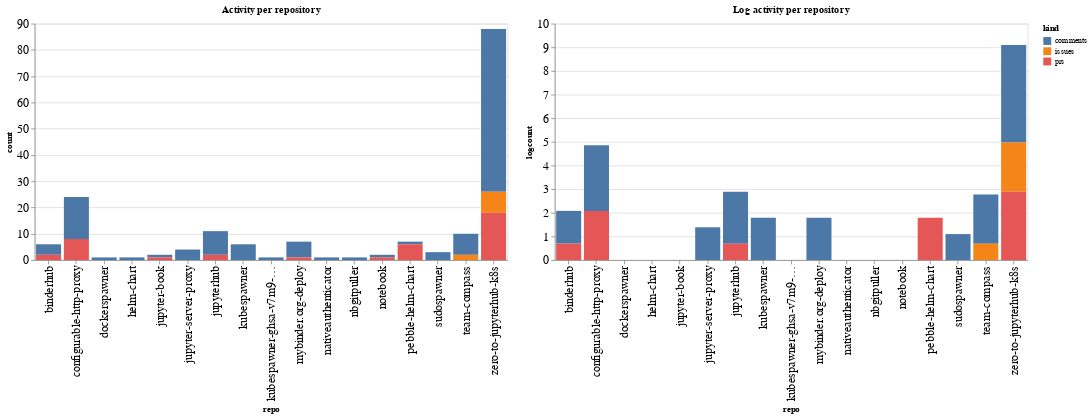

The code cell stored with this chart in its notebook:
### Code cell
ch1 = alt.Chart(repo_summaries, width=600, title="Activity per repository").mark_bar().encode(
    x='repo',
    y='count',
    color='kind',
    tooltip="kind"
)

ch2 = alt.Chart(repo_summaries, width=600, title="Log activity per repository").mark_bar().encode(
    x='repo',
    y='logcount',
    color='kind',
    tooltip="kind"
)

ch1 | ch2

### Figure 1 — Vega-Lite specification as saved in the notebook (floating-point values rounded to 4 significant figures)
{"config": {"axisLeft": {"labelFontSize": 15}, "axisBottom": {"labelFontSize": 15}}, "hconcat": [{"mark": "bar", "encoding": {"color": {"type": "nominal", "field": "kind"}, "tooltip": {"type": "nominal", "field": "kind"}, "x": {"type": "nominal", "field": "repo"}, "y": {"type": "quantitative", "field": "count"}}, "title": "Activity per repository", "width": 600}, {"mark": "bar", "encoding": {"color": {"type": "nominal", "field": "kind"}, "tooltip": {"type": "nominal", "field": "kind"}, "x": {"type": "nominal", "field": "repo"}, "y": {"type": "quantitative", "field": "logcount"}}, "title": "Log activity per repository", "width": 600}], "data": {"name": "data-2e163fa8e4aa47d08a857c93cc41ecf7"}, "$schema": "https://vega.github.io/schema/vega-lite/v4.8.1.json", "datasets": {"data-2e163fa8e4aa47d08a857c93cc41ecf7": [{"repo": "binderhub", "kind": "comments", "count": 4, "logcount": 1.386}, {"repo": "binderhub", "kind": "prs", "count": 2, "logcount": 0.6931}, {"repo": "configurable-http-proxy", "kind": "comments", "count": 16, "logcount": 2.773}, {"repo": "configurable-http-proxy", "kind": "prs", "count": 8, "logcount": 2.079}, {"repo": "dockerspawner", "kind": "comments", "count": 1, "logcount": 0.0}, {"repo": "helm-chart", "kind": "comments", "count": 1, "logcount": 0.0}, {"repo": "jupyter-book", "kind": "comments", "count": 1, "logcount": 0.0}, {"repo": "jupyter-book", "kind": "prs", "count": 1, "logcount": 0.0}, {"repo": "jupyter-server-proxy", "kind": "comments", "count": 4, "logcount": 1.386}, {"repo": "jupyterhub", "kind": "comments", "count": 9, "logcount": 2.197}, {"repo": "jupyterhub", "kind": "prs", "count": 2, "logcount": 0.6931}, {"repo": "kubespawner", "kind": "comments", "count": 6, "logcount": 1.792}, {"repo": "kubespawner-ghsa-v7m9-9497-p9gr", "kind": "comments", "count": 1, "logcount": 0.0}, {"repo": "mybinder.org-deploy", "kind": "comments", "count": 6, "logcount": 1.792}, {"repo": "mybinder.org-deploy", "kind": "prs", "count": 1, "logcount": 0.0}, {"repo": "nativeauthenticator", "kind": "comments", "count": 1, "logcount": 0.0}, {"repo": "nbgitpuller", "kind": "comments", "count": 1, "logcount": 0.0}, {"repo": "notebook", "kind": "comments", "count": 1, "logcount": 0.0}, {"repo": "notebook", "kind": "prs", "count": 1, "logcount": 0.0}, {"repo": "pebble-helm-chart", "kind": "comments", "count": 1, "logcount": 0.0}, {"repo": "pebble-helm-chart", "kind": "prs", "count": 6, "logcount": 1.792}, {"repo": "sudospawner", "kind": "comments", "count": 3, "logcount": 1.099}, {"repo": "team-compass", "kind": "comments", "count": 8, "logcount": 2.079}, {"repo": "team-compass", "kind": "issues", "count": 2, "logcount": 0.6931}, {"repo": "zero-to-jupyterhub-k8s", "kind": "comments", "count": 62, "logcount": 4.127}, {"repo": "zero-to-jupyterhub-k8s", "kind": "issues", "count": 8, "logcount": 2.079}, {"repo": "zero-to-jupyterhub-k8s", "kind": "prs", "count": 18, "logcount": 2.89}]}}
